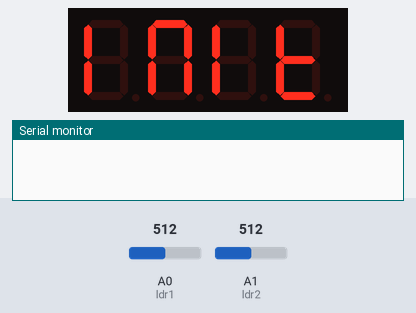
Simulated run of this sketch. Board: Arduino Uno, built with avr-gcc and run on an emulated ATmega328P. On the bench: 4-digit seven-segment display, the last lines printed to the serial monitor. The test bench sets the inputs (shaded band); at power-on: A0 (ldr1) = 512, A1 (ldr2) = 512.

Above: at 1.1 s.
At 3.2 s:
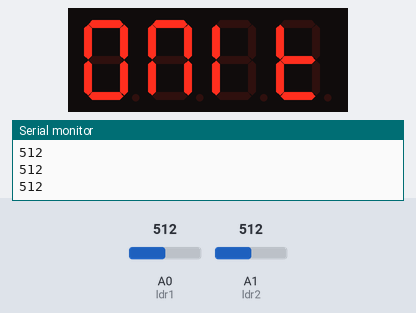
3.3 s: A0 (ldr1) set to 314
5.2 s: A0 (ldr1) set to 283
At 6.4 s:
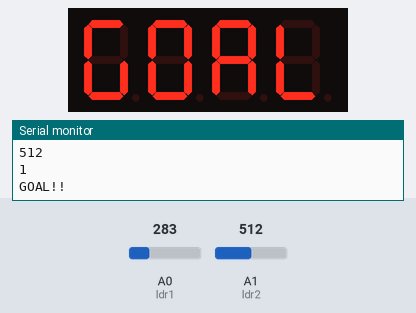
At 8.4 s:
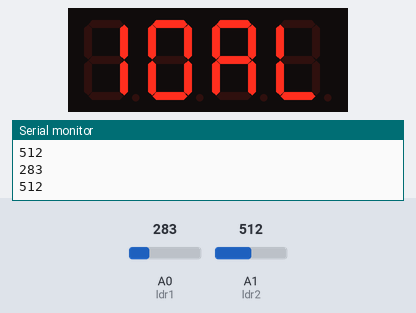
Timing chart, 0 to 9.9 s (numbered marks = the images above; inputs shaded):
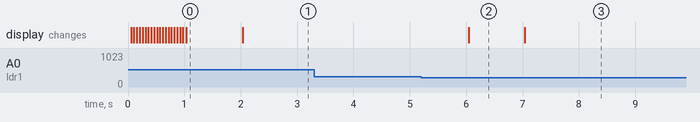

The sketch:

air_Hockey.ino
```cpp
#include "SevenSegmentTM1637.h"

const byte PIN_CLK = 4;
const byte PIN_DIO = 5;
SevenSegmentTM1637    display(PIN_CLK, PIN_DIO);

int ldr1=A0;
int ldr2=A1;
bool goalDetected = false;
int resumeButton=5;
int resetButton=4;
uint8_t count=0;


void setup() {
  // put your setup code here, to run once:
  Serial.begin(9600);
  pinMode(ldr1,INPUT);
  pinMode(ldr2,INPUT);
  pinMode(resumeButton,INPUT_PULLUP);
  pinMode(resetButton,INPUT_PULLUP);
  display.begin();
  display.setBacklight(100);
  display.print("INIT");
  delay(1000);
}

int ldr1Value()
{
  return analogRead(ldr1);
  }

int ldr2Value()
{
  return analogRead(ldr2);
  }


void loop() {
  // put your main code here, to run repeatedly:
  Serial.println(ldr1Value());
  Serial.println(ldr2Value());

  display.print(count);

 // Serial.println(digitalRead(resumeButton));
  delay(1000);
  if(goalDetected == false) {
    if(ldr1Value() < 300|| ldr2Value()<300) {
      goalDetected = true;
      count++;
      Serial.println();
      Serial.println(count);
      Serial.println("GOAL!!");
      display.clear();
      display.print("GOAL");
      delay(1000);
      display.print(count);

    }
  }
  else {
    if(digitalRead(resumeButton) == LOW) {
      goalDetected = false;
      Serial.println(goalDetected);
      Serial.println("REsume");
    }
  }
    if(digitalRead(resetButton)==LOW)
    {
      count=0;
      goalDetected=false;
      Serial.println("Game Reset");
      display.print("Over");
      delay(1000);
      display.print(count);
      }
}
```

Measured:
- the behaviour switches between 300 and 299 on A0 (ldr1) (found by bisection; images 1 and 2)
- after the input at 5.2 s, the display: changes after 0.84 s (image 2)
- what the display in image 0 shows lasts 1.0 s, from 1.0 s to 2.0 s
